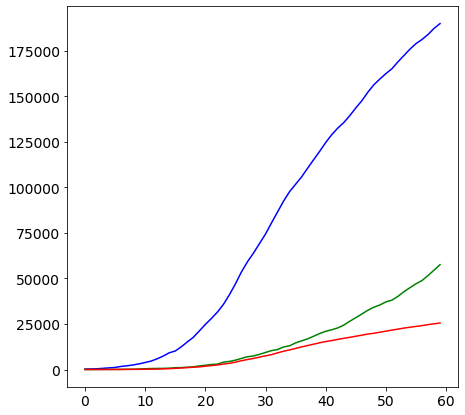

The Python source for this figure:
# -*- coding: utf-8 -*-
"""
Created on Sun May 10 17:16:02 2020

@author: user
"""

import numpy as np
import pandas as pd
import matplotlib.pyplot as plt
import matplotlib.colors as mcolors

import random
import math
import time
from sklearn.model_selection import RandomizedSearchCV, train_test_split
from sklearn.svm import SVR
from sklearn.metrics import mean_squared_error, mean_absolute_error
import datetime
import operator
import seaborn as sns

#supervised learning python
from pandas.plotting import scatter_matrix
from matplotlib import pyplot
from sklearn.model_selection import train_test_split
from sklearn.model_selection import cross_val_score
from sklearn.model_selection import StratifiedKFold
from sklearn.metrics import classification_report
from sklearn.metrics import confusion_matrix
from sklearn.metrics import accuracy_score
from sklearn.linear_model import LogisticRegression
from sklearn.tree import DecisionTreeClassifier
from sklearn.neighbors import KNeighborsClassifier
from sklearn.discriminant_analysis import LinearDiscriminantAnalysis
from sklearn.naive_bayes import GaussianNB
from sklearn.svm import SVC
from datetime import datetime,timedelta
from sklearn.metrics import mean_squared_error
from scipy.optimize import curve_fit
from scipy.optimize import fsolve

data_province = pd.read_csv('province_data.csv')
data_regional = pd.read_csv('regional_data.csv')
#data eksternal, data indonesia
data_indonesia = pd.read_csv('Kasus Harian Indonesia.csv')
tc1 = data_regional.groupby(['Date'])['Total_Cases', 'New_Actually_Positive'].sum().reset_index()
tc1['New_Actually_Positive'].mean()

tc1.to_excel(r'D:\sarah\Akademik\smt 6 TI\andat\uas\tc1.xlsx', index = False)

total_cases = data_regional.groupby(['Date'])['Total_Cases'].sum().reset_index()
total_death = data_regional.groupby(['Date'])['Deceased'].sum().reset_index()
total_healed = data_regional.groupby(['Date'])['Healed'].sum().reset_index()

FMT = '%Y-%m-%d %H:%M:%S'
date = total_cases['Date']
total_cases['Date'] = date.map(lambda x : (datetime.strptime(x, FMT) - datetime.strptime('2020-02-24 18:00:00' , FMT)).days)

def logistic_model(x,a,b,c) :
    return c/(1+np.exp(-(x-b)/a))

x = list(total_cases.iloc[1:,0])
y = list(total_cases.iloc[1:,1])
fit = curve_fit(logistic_model,x,y)

A,B = fit
A

errors = [np.sqrt(fit[1][i][i]) for i in [0,1,2]]
errors

a=A[0]+errors[0]
b=A[1]+errors[1]
c=A[2]+errors[2]

#jumlah hari maksimal sejak 24 februari
sol = int(fsolve(lambda x : logistic_model(x,a,b,c) - int(c),b))
sol

pred_x = list(range(max(x),sol))
plt.rcParams['figure.figsize']=[7,7]
plt.rc('font', size=14)
plt.scatter(x,y,label='Real data', color='red')

#logistic curve
plt.plot(x+pred_x, [logistic_model(i,a,b,c) for i in x+pred_x], label='Logistic model')

plt.legend()
plt.xlabel('Days since 24 feb 2020')
plt.ylabel('Total cases')
plt.ylim((min(y)*0.9,c*1.1))
plt.show()

y_pred_logistic = [logistic_model(i,a,b,c) for i in x]
p=mean_squared_error(y,y_pred_logistic)

s1=(np.subtract(y,y_pred_logistic)**2).sum()
s2=(np.subtract(y,np.mean(y))**2).sum()
r=1-s1/s2
print('R^2 {}'.format(r))
print('Mean square error {}'.format(p))

print('Jumlah kasus maksimal menurut prediksi adalah {:f}'.format(A[2]+errors[2])) #Penambahan dengan error
print('Puncak wabah adalah {:.0f} hari setelah 24 feb 2020 atau {}'. format(sol,x))

total_kasus = data_regional.groupby(['Date'])['Total_Cases','Healed','Deceased'].sum().reset_index()
plt.plot(total_kasus['Total_Cases'], color='blue')
plt.plot(total_kasus['Healed'], color='green')
plt.plot(total_kasus['Deceased'], color='red');

#indonesia
plt.plot(data_indonesia['Kasus (Kumulatif)'], color='blue')
plt.plot(data_indonesia['Sembuh Kumulatif'], color='green')
plt.plot(data_indonesia['Meninggal Kumulatif'], color='red');
